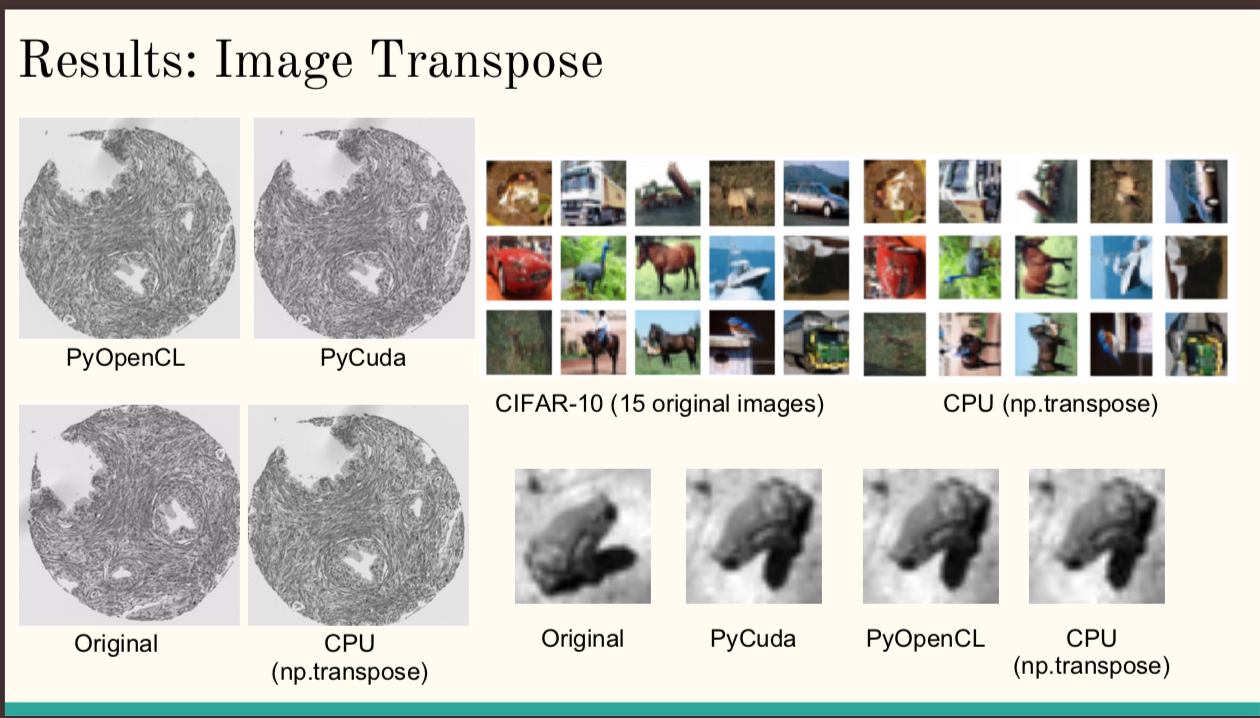
#> input picture img1.png, 1260 x 718 px; its folder holds only this picture in this run
$ python PyCuda_Blur.py   (older library calls are emulated)
#> lines starting #> are read from the running program, lines starting #| are printed output that depends on the picture
# -*- coding: utf-8 -*-
#!/usr/bin/env python

#################################
# author = Drew Afromsky        #
# email = daa2162@columbia.edu  #
#################################

from __future__ import division
import numpy as np
import time
import matplotlib
matplotlib.use('agg')
import matplotlib.pyplot as plt
import matplotlib.image as mpimg
import pycuda.driver as cuda
from pycuda.compiler import SourceModule
import pycuda.autoinit
from pycuda import gpuarray, compiler, tools, cumath
from numpy import linalg as la
import math
from scipy import signal
import cv2
import os
# import glob

class Blur:
    def __init__(self):

        # Write the kernel code
        self.kernel_code = """
        __global__ void image_blur(float * in, float * out, int w, int h)
            {
            int Col = blockIdx.x * blockDim.x + threadIdx.x;
            int Row = blockIdx.y * blockDim.y + threadIdx.y;

            if (Col < w && Row < h) {
                int pixVal = 0;
                int pixels = 0;

                // Get the average of the surrounding BLUR_SIZE x BLUR_SIZE box
                for (int blurRow = -%(BLUR_SIZE)s; blurRow < %(BLUR_SIZE)s + 1; ++blurRow) {
                    for (int blurCol = -%(BLUR_SIZE)s; blurCol < %(BLUR_SIZE)s + 1; ++blurCol)
                {
                        int curRow = Row + blurRow;
                        int curCol = Col + blurCol;
                        // Verifty we have a valid image pixel
                        if (curRow > -1 && curRow < h && curCol > -1 && curCol < w){
                            pixVal += in[curRow * w + curCol];
                            pixels++; // Keep track of # of pixels in the avg
                        }
                    }
                }
            // Write our new pixel value out
            out[Row * w + Col] = (unsigned char) (pixVal / pixels);
            }
        }
        """
        # For a 3x3 convolutional kernel, the BLUR_SIZE = 1;
        # value of BLUR_SIZE is set such that 2*BLUR_SIZE gives us
        # the number of pixels on each side of the patch of the image
        self.kernel_code_blur = self.kernel_code % {
            'BLUR_SIZE': 5, # 1 for CIFAR; 5 for pathology
            }
        self.mod = compiler.SourceModule(self.kernel_code_blur)

            # Write your tiled 2D Convolution kernel here
        self.kernel_code_tiled = """
            __global__ void blur_tiled(float * in, float * mask, float * out, const int mask_width, int w, int h) {

                int tx = threadIdx.x;
                int ty = threadIdx.y;

                int row_o = blockIdx.y*%(TILE_SIZE)s + ty;
                int col_o = blockIdx.x*%(TILE_SIZE)s + tx;

                int row_i = row_o - mask_width/2;
                int col_i = col_o - mask_width/2;

                __shared__ float in_s[%(BLOCK_SIZE)s][%(BLOCK_SIZE)s];

                if ((row_i >= 0) && (row_i < h) && (col_i >= 0) && (col_i < w)) {
                    in_s[ty][tx] = in[row_i * w + col_i];
                } else {
                    in_s[ty][tx] = 0.0f;
                }

                __syncthreads();


                if (ty < %(TILE_SIZE)s && tx < %(TILE_SIZE)s) {
                    float out_VAL = 0.0f;
                    for (int i = 0; i < mask_width; i++) {
                        for (int j = 0; j < mask_width; j++) {
                            out_VAL += mask[i * mask_width + j] * in_s[i + ty][j + tx];
                        }
                    }

                    __syncthreads();

                    if (row_o < h && col_o < w) {
                        out[row_o * w + col_o] = out_VAL;
                    }
                }
            }

        """
        self.kernel_code_T = self.kernel_code_tiled % {
                'TILE_SIZE': 28, #28
                'BLOCK_SIZE': 32,}
        self.mod_tiled = compiler.SourceModule(self.kernel_code_T)

    # [71 lines left out: functions image_avg_blur, image_avg_blur_tiled, not called in this run]


if __name__ == '__main__':
    import cv2
    import glob

    # [23 lines of commented-out code are left out]

    l2 = [[1,1,1],[1,1,1],[1,1,1]]

    kernel = np.asarray(l2, dtype=np.float32) # l1
    kernel_flip = np.rot90(kernel, 2).astype(np.float32)

    print(os.getcwd())

    # [5 lines of commented-out code are left out]

    naive_times=[]
    tiled_times=[]

    # Iterate through all 50,000 images
    file_list = []
    sheep_list = []

    for file in glob.glob("*.png"):# 42259_horse.png
        file_list.append(file)
    # for file in glob.glob("*.png"):
        img = cv2.imread(file)
#> img is the input picture: shape (718, 1260, 3); mean B, G, R 192.3, 198.6, 199
        gray = cv2.cvtColor(img, cv2.COLOR_BGR2GRAY)
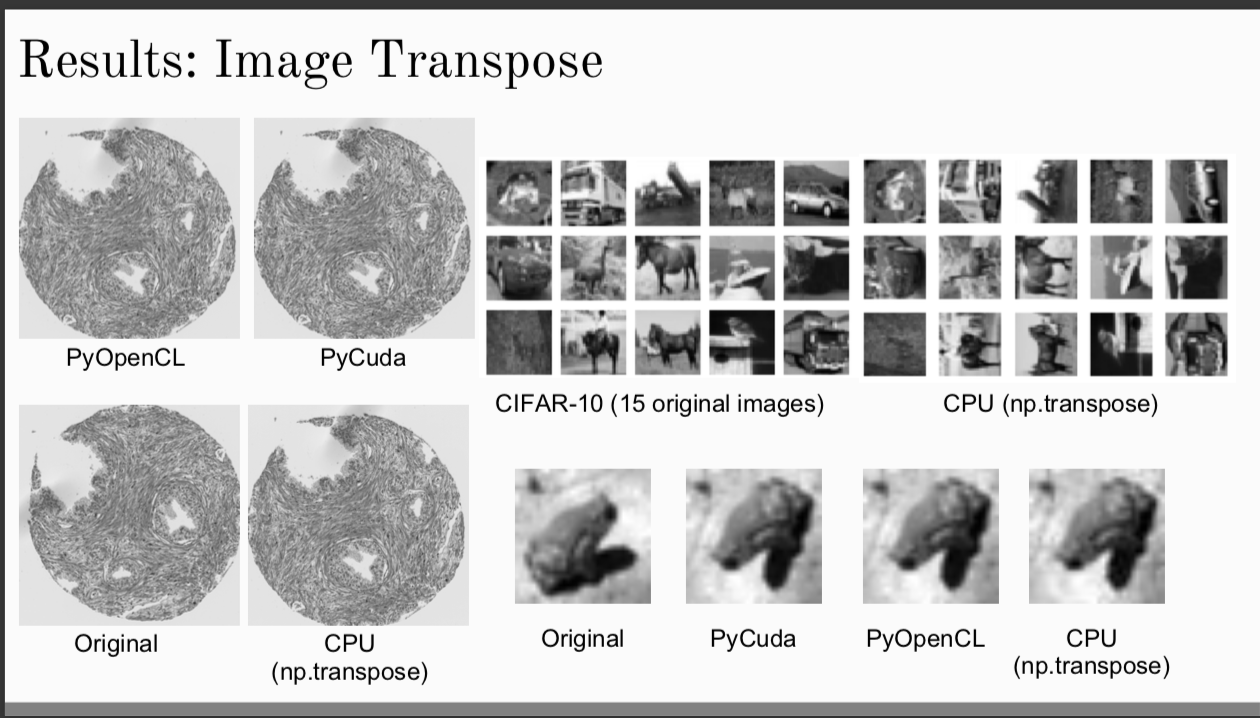
#> gray: shape (718, 1260); min 0, max 255, mean 198
        A=np.float32(gray)

        sheep_list.append(A.shape)
    # [14 lines of commented-out code are left out]
#> (the run stopped early here; a loop or call above may not have finished)

$ run again, on img2.png
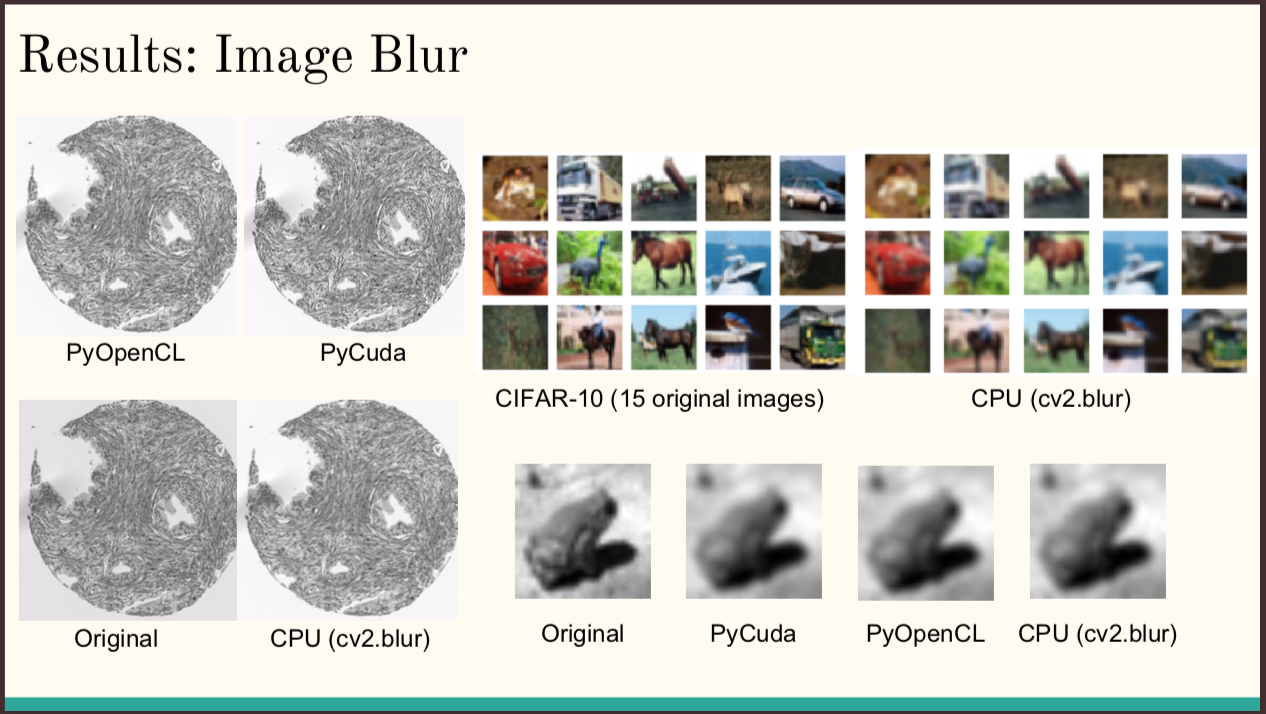
#> input picture img2.png, 1266 x 714 px
#> img is the input picture: shape (714, 1266, 3); mean B, G, R 194.4, 200.6, 201.1
#> `gray = cv2.cvtColor(img, cv2.COLOR_BGR2GRAY)`:
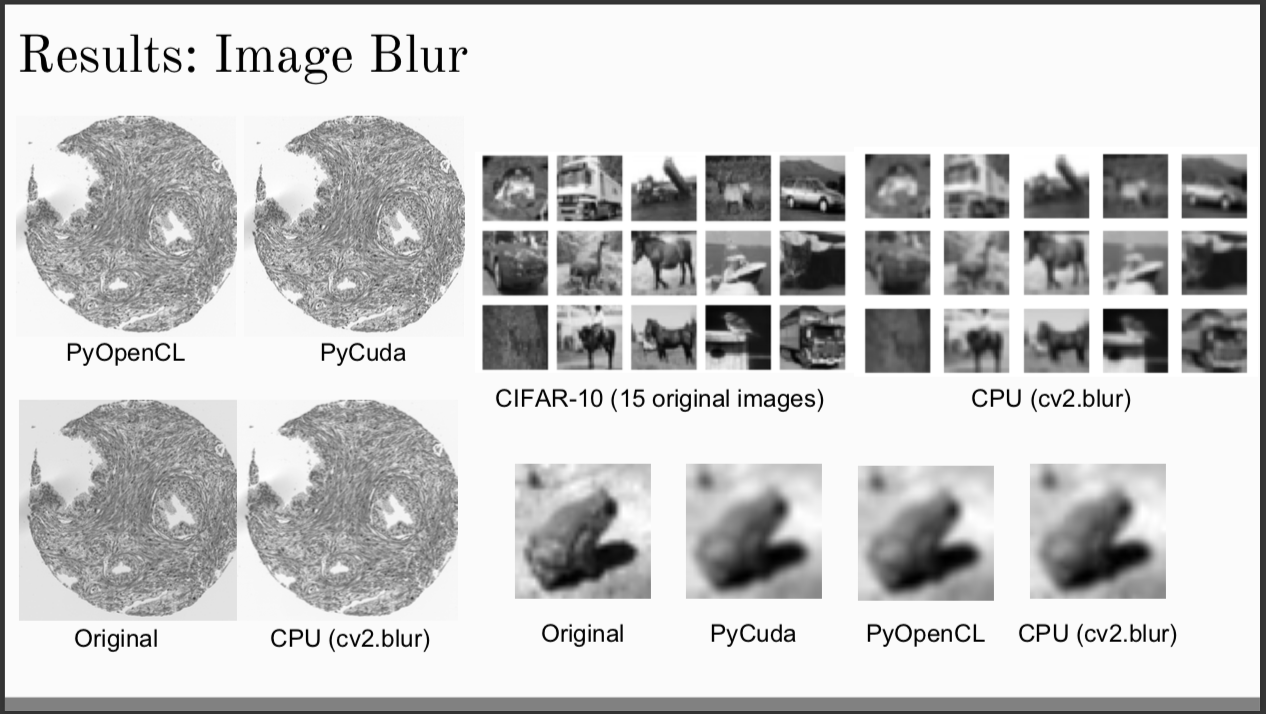
#> gray: shape (714, 1266); min 0, max 255, mean 200
